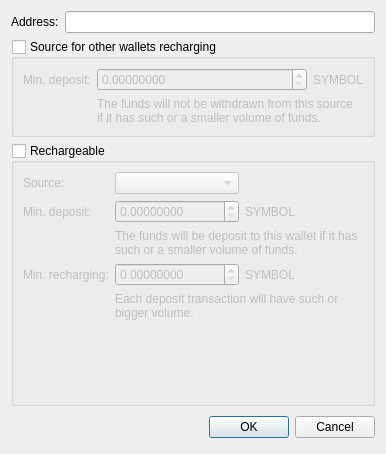
<?xml version="1.0" encoding="UTF-8"?>
<ui version="4.0">
 <class>WalletSettingsDialog</class>
 <widget class="QDialog" name="WalletSettingsDialog">
  <property name="geometry">
   <rect>
    <x>0</x>
    <y>0</y>
    <width>386</width>
    <height>454</height>
   </rect>
  </property>
  <property name="windowTitle">
   <string>Dialog</string>
  </property>
  <layout class="QVBoxLayout" name="verticalLayout">
   <item>
    <layout class="QHBoxLayout" name="horizontalLayout" stretch="0,10">
     <item>
      <widget class="QLabel" name="addressLabel">
       <property name="text">
        <string>Address:</string>
       </property>
      </widget>
     </item>
     <item>
      <widget class="QLineEdit" name="address"/>
     </item>
    </layout>
   </item>
   <item>
    <widget class="QGroupBox" name="sourceSettings">
     <property name="enabled">
      <bool>true</bool>
     </property>
     <property name="title">
      <string>Source for other wallets recharging</string>
     </property>
     <property name="checkable">
      <bool>true</bool>
     </property>
     <property name="checked">
      <bool>false</bool>
     </property>
     <layout class="QGridLayout" name="gridLayout" columnstretch="0,1,0">
      <item row="0" column="0">
       <widget class="QLabel" name="sourceMinDepositLabel">
        <property name="text">
         <string>Min. deposit:</string>
        </property>
       </widget>
      </item>
      <item row="0" column="1">
       <widget class="QDoubleSpinBox" name="sourceMinDeposit">
        <property name="decimals">
         <number>8</number>
        </property>
        <property name="maximum">
         <double>9999999999999.000000000000000</double>
        </property>
       </widget>
      </item>
      <item row="0" column="2">
       <widget class="QLabel" name="sourceMinDepositSymbol">
        <property name="text">
         <string>SYMBOL</string>
        </property>
       </widget>
      </item>
      <item row="1" column="1" colspan="2">
       <widget class="QLabel" name="sourceMinDepositHint">
        <property name="text">
         <string>The funds will not be withdrawn from this source if it has such or a smaller volume of funds.</string>
        </property>
        <property name="alignment">
         <set>Qt::AlignLeading|Qt::AlignLeft|Qt::AlignTop</set>
        </property>
        <property name="wordWrap">
         <bool>true</bool>
        </property>
       </widget>
      </item>
     </layout>
    </widget>
   </item>
   <item>
    <widget class="QGroupBox" name="rechargingSettings">
     <property name="title">
      <string>Rechargeable</string>
     </property>
     <property name="checkable">
      <bool>true</bool>
     </property>
     <property name="checked">
      <bool>false</bool>
     </property>
     <layout class="QGridLayout" name="gridLayout_2" rowstretch="0,0,0,0,0,1">
      <item row="1" column="0">
       <widget class="QLabel" name="depositSourceLabel">
        <property name="text">
         <string>Source:</string>
        </property>
       </widget>
      </item>
      <item row="2" column="0">
       <widget class="QLabel" name="minDepositVolumeLabel">
        <property name="text">
         <string>Min. deposit: </string>
        </property>
       </widget>
      </item>
      <item row="2" column="1">
       <widget class="QDoubleSpinBox" name="minDepositVolume">
        <property name="decimals">
         <number>8</number>
        </property>
        <property name="maximum">
         <double>99999999.000000000000000</double>
        </property>
       </widget>
      </item>
      <item row="2" column="2">
       <widget class="QLabel" name="minDepositVolumeSymbol">
        <property name="text">
         <string>SYMBOL</string>
        </property>
       </widget>
      </item>
      <item row="3" column="1" colspan="2">
       <widget class="QLabel" name="minDepositVolumeHint">
        <property name="text">
         <string>The funds will be deposit to this wallet if it has such or a smaller volume of funds.</string>
        </property>
        <property name="alignment">
         <set>Qt::AlignLeading|Qt::AlignLeft|Qt::AlignTop</set>
        </property>
        <property name="wordWrap">
         <bool>true</bool>
        </property>
       </widget>
      </item>
      <item row="4" column="0">
       <widget class="QLabel" name="minDepositTransactionVolumeLabel">
        <property name="text">
         <string>Min. recharging:</string>
        </property>
       </widget>
      </item>
      <item row="4" column="1">
       <widget class="QDoubleSpinBox" name="minDepositTransactionVolume">
        <property name="decimals">
         <number>8</number>
        </property>
        <property name="maximum">
         <double>99999999.000000000000000</double>
        </property>
       </widget>
      </item>
      <item row="4" column="2">
       <widget class="QLabel" name="minDepositTransactionVolumeSymbol">
        <property name="text">
         <string>SYMBOL</string>
        </property>
       </widget>
      </item>
      <item row="5" column="1" colspan="2">
       <widget class="QLabel" name="minDepositTransactionVolumeHint">
        <property name="text">
         <string>Each deposit transaction will have such or bigger volume.</string>
        </property>
        <property name="alignment">
         <set>Qt::AlignLeading|Qt::AlignLeft|Qt::AlignTop</set>
        </property>
        <property name="wordWrap">
         <bool>true</bool>
        </property>
       </widget>
      </item>
      <item row="1" column="1">
       <widget class="QComboBox" name="depositSource"/>
      </item>
     </layout>
    </widget>
   </item>
   <item>
    <layout class="QHBoxLayout">
     <property name="spacing">
      <number>6</number>
     </property>
     <property name="leftMargin">
      <number>0</number>
     </property>
     <property name="topMargin">
      <number>0</number>
     </property>
     <property name="rightMargin">
      <number>0</number>
     </property>
     <property name="bottomMargin">
      <number>0</number>
     </property>
     <item>
      <spacer>
       <property name="orientation">
        <enum>Qt::Horizontal</enum>
       </property>
       <property name="sizeHint" stdset="0">
        <size>
         <width>131</width>
         <height>31</height>
        </size>
       </property>
      </spacer>
     </item>
     <item>
      <widget class="QPushButton" name="okButton">
       <property name="text">
        <string>OK</string>
       </property>
      </widget>
     </item>
     <item>
      <widget class="QPushButton" name="cancelButton">
       <property name="text">
        <string>Cancel</string>
       </property>
      </widget>
     </item>
    </layout>
   </item>
  </layout>
 </widget>
 <tabstops>
  <tabstop>address</tabstop>
  <tabstop>sourceSettings</tabstop>
  <tabstop>sourceMinDeposit</tabstop>
  <tabstop>rechargingSettings</tabstop>
  <tabstop>depositSource</tabstop>
  <tabstop>minDepositVolume</tabstop>
  <tabstop>minDepositTransactionVolume</tabstop>
  <tabstop>okButton</tabstop>
  <tabstop>cancelButton</tabstop>
 </tabstops>
 <resources/>
 <connections>
  <connection>
   <sender>okButton</sender>
   <signal>clicked()</signal>
   <receiver>WalletSettingsDialog</receiver>
   <slot>accept()</slot>
   <hints>
    <hint type="sourcelabel">
     <x>274</x>
     <y>439</y>
    </hint>
    <hint type="destinationlabel">
     <x>96</x>
     <y>254</y>
    </hint>
   </hints>
  </connection>
  <connection>
   <sender>cancelButton</sender>
   <signal>clicked()</signal>
   <receiver>WalletSettingsDialog</receiver>
   <slot>reject()</slot>
   <hints>
    <hint type="sourcelabel">
     <x>373</x>
     <y>439</y>
    </hint>
    <hint type="destinationlabel">
     <x>179</x>
     <y>282</y>
    </hint>
   </hints>
  </connection>
 </connections>
</ui>
